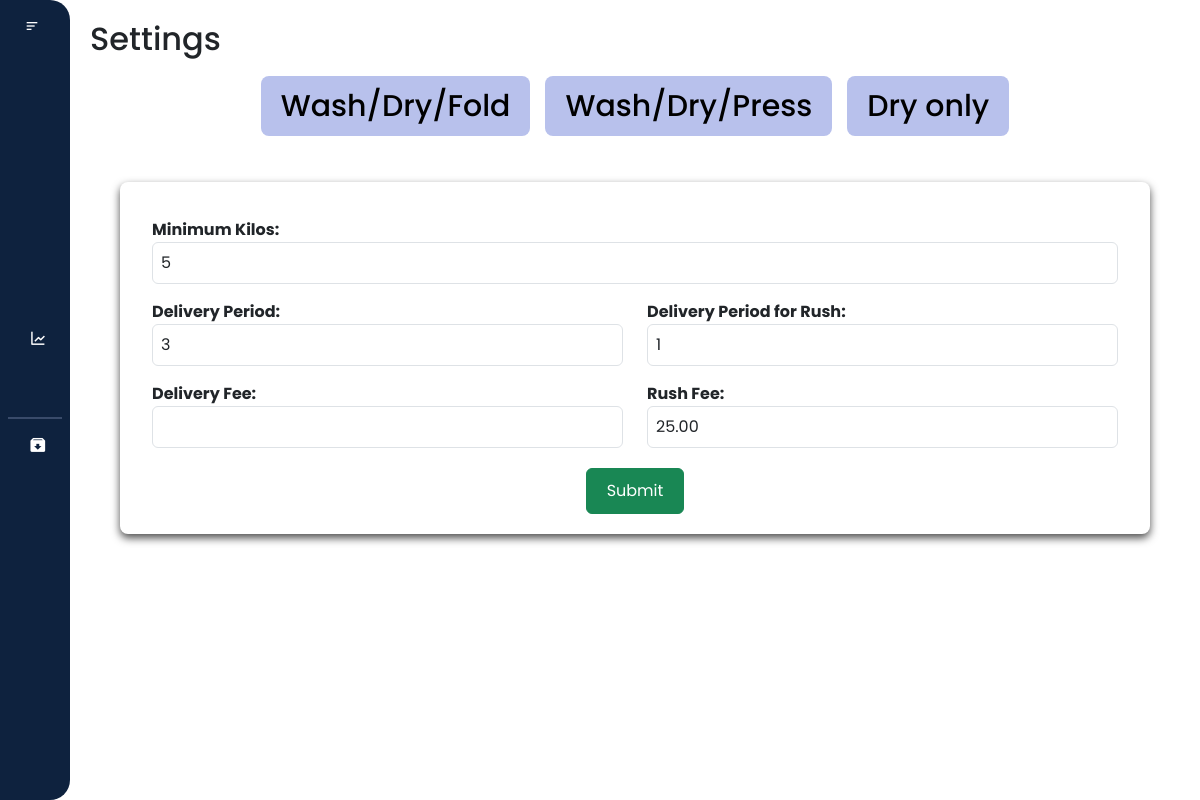
Screenshot of /laundry_system/main/settings/settings.php (signed in) with the database file from the repository.
### tables this page shows
CREATE TABLE `settings` (
  `setting_id` int(100) NOT NULL,
  `min_kilos` int(100) NOT NULL,
  `max_kilos` int(100) NOT NULL,
  `delivery_day` int(8) NOT NULL,
  `rush_delivery_day` int(100) NOT NULL
);

CREATE TABLE `service_option_price` (
  `option_price_id` int(255) NOT NULL,
  `option_id` int(255) NOT NULL,
  `d_categoryID` int(255) NOT NULL,
  `service_option_type` varchar(100) NOT NULL,
  `price` decimal(65,2) NOT NULL
);

### laundry_system/main/settings/settings.php (the view, shortened to what this page needs)
<?php
$user_role = $_SESSION['user_role'];
$conn = new mysqli('localhost', 'root', '', 'laundry_db');
$sql = "SELECT min_kilos, delivery_day, rush_delivery_day FROM settings";
$result = mysqli_query($conn, $sql);
$row = mysqli_fetch_assoc($result);
$sqlServiceOption = "SELECT price FROM service_option_price WHERE service_option_type = 'Delivery'";
$resultDelivery = mysqli_query($conn, $sqlServiceOption);
$rowDelivery = mysqli_fetch_assoc($resultDelivery);
$delivery_charge = $rowDelivery['price'];
$sqlServiceOption = "SELECT price FROM service_option_price WHERE service_option_type = 'Rush'";
$resultPickup = mysqli_query($conn, $sqlServiceOption);
$rowPickup = mysqli_fetch_assoc($resultPickup);
$rush_charge = $rowPickup['price'];
$minimum_kilos = $row['min_kilos'];
$delivery_day = $row['delivery_day'];
$rush_delivery_day = $row['rush_delivery_day'];
?>
<!DOCTYPE html>
<html lang="en">
<head>
    <link rel="stylesheet" href="https://cdn.jsdelivr.net/npm/bootstrap@5.3.3/dist/css/bootstrap.min.css">
    <link rel="stylesheet" href="settings.css">
    <link href="https://cdn.lineicons.com/4.0/lineicons.css" rel="stylesheet" />
    <link href='https://unpkg.com/boxicons@2.1.4/css/boxicons.min.css' rel='stylesheet'>
</head>
<body>
    <div class="wrapper">
    <aside id="sidebar">
            <div class="d-flex">
                <button id="toggle-btn" type="button">
                    <i class="bx bx-menu-alt-left"></i>
                </button>
            </div>
            <ul class="sidebar-nav">
                <li class="sidebar-item">
                    <a href="/laundry_system/main/dashboard/dashboard.php" class="sidebar-link">
                    </a>
                </li>
                <li class="sidebar-item">
                    <a href="/laundry_system/main/my_profile/profile.php" class="sidebar-link">
                    </a>
                </li>
                <?php if ($user_role === 'admin') : ?>
                    <li class="sidebar-item">
                        <a href="/laundry_system/main/users/users.php" class="sidebar-link">
                        </a>
                    </li>
                    <li class="sidebar-item">
                        <a href="/laundry_system/main/records/records.php" class="sidebar-link has-dropdown collapsed" data-bs-toggle="collapse"
                            data-bs-target="#records" aria-expanded="false" aria-controls="records">
                        </a>
                    </li>
                <?php endif; ?>
                <li class="sidebar-item">
                    <a href="/laundry_system/main/transaction/transaction.php" class="sidebar-link">
                    </a>
                </li>
                <li class="sidebar-item">
                    <a href="/laundry_system/main/sales_report/report.php" class="sidebar-link">
                        <i class='bx bx-line-chart'></i>
                    </a>
                </li>
                    <?php if ($user_role === 'admin') : ?>
                    <li class="sidebar-item">
                        <a href="/laundry_system/main/settings/settings.php" class="sidebar-link">
                        </a>
                    </li>
                    <hr style="border: 1px solid #b8c1ec; margin: 8px">
                    <li class="sidebar-item">
                        <a href="/laundry_system/main/archived/archive_users.php" class="sidebar-link">
                            <i class='bx bxs-archive-in'></i>
                        </a>
                    </li>
                <?php endif; ?>
            </ul>
            <div class="sidebar-footer">
                <a href="#" id="btn_logout" class="sidebar-link">
                </a>
            </div>
        </aside>
        <div class="main-content">
            <nav>
                <div class="d-flex justify-content-between align-items-center">
                    <h2>Settings</h2>
                </div>
            </nav>
            <div class="buttons">
                <div class="wdf_button">
                    <a href="/laundry_system/main/settings/categ1.php" class="button" id="wdfBtn">Wash/Dry/Fold</a>
                </div>
                <div class="wdp_button">
                    <a href="/laundry_system/main/settings/categ2.php" class="button" id="wdpBtn">Wash/Dry/Press</a>
                </div>
                <div class="dry_button">
                    <a href="/laundry_system/main/settings/categ3.php" class="button" id="dryBtn">Dry only</a>
                </div>
            </div>
            <div class="form-settings" id="mainForm">
                <form class="form-container" id="settingsForm" method="POST">
                    <div class="row">
                        <div class="col">
                            <label for="min_kilos"><b>Minimum Kilos:</b></label>
                            <input type="number" class="form-control" id="min_kilos" name="min_kilos" value="<?php echo $minimum_kilos ?>">
                        </div>
                    </div>
                    <div class="row">
                        <div class="col">
                             <label for="delivery_date"><b>Delivery Period:</b></label>
                            <input type="number" class="form-control" id="delivery_day" name="delivery_day" value="<?php echo $delivery_day ?>">
                        </div>
                        <div class="col">
                            <label for="rush_delivery_day"><b>Delivery Period for Rush:</b></label>
                            <input type="number" class="form-control" id="rush_delivery_day" name="rush_delivery_day" value="<?php echo $rush_delivery_day?>">
                        </div>
                    </div>
                    <div class="row">
                        <div class="col">
                            <label for="delivery_charge"><b>Delivery Fee: </b></label>
                            <input type="number" class="form-control" id="delivery_charge" name="delivery_charge" value="<?php echo $delivery_charge ?>">
                        </div>
                        <div class="col">
                            <label for="rush_charge"><b>Rush Fee:</b></label>
                            <input type="number" class="form-control" id="rush_charge" name="rush_charge" value="<?php echo $rush_charge ?>">
                        </div>
                    </div>
                    <button type="submit" class="btn btn-success" id="submit_btn" name="submit">Submit</button>
                </form>
            </div>
         </div>
    </div>
</body>
</html>

### laundry_system/main/settings/settings.css (style rules this page uses)
* { margin: 0; padding: 0; font-family: "Poppins", sans-serif; box-sizing: border-box; }
html { scroll-behavior: smooth; }
a { text-decoration: none; }
li { list-style: none; }
.wrapper { display: flex; width: 100%; height: 100vh; }
#sidebar { display: flex; width: 70px; min-width: 70px; z-index: 1000; transition: all 0.25s ease-in-out; flex-direction: column; background-color: #0e223e; border-radius: 0 20px 20px 0; }
#toggle-btn { background-color: transparent; cursor: pointer; border: 0; padding: 1rem 1.5rem; }
#toggle-btn i { font-size: 1.5 rem; color: #fff; }
.sidebar-nav { padding: 2rem 0; flex: 1 1 auto; }
a.sidebar-link { padding: 0.625rem 1.625rem; color: #fff; display: block; font-size: 0.9rem; white-space: nowrap; border-left: 3px solid transparent; text-decoration: none; }
.sidebar-link i { font-size: 1.1rem; margin-right: 0.75rem; }
.sidebar-item { position: relative; }
.main-content { flex: 1; overflow-y: auto; padding: 20px; transition: margin-left 0.5s ease; }
.buttons { display: flex; flex-direction: row; gap: 15px; flex-wrap: wrap; justify-content: center; margin-top: 10px; }
.button { display: inline-flex; align-items: center; justify-content: center; height: 60px; padding: 10px 20px; background-color: #b8c1ec; color: #000; text-align: center; text-decoration: none; border-radius: 8px; font-size: 30px; font-weight: 500; margin: 0; gap: 10px; }
.form-settings { display: flex; justify-content: center; align-items: center; margin-top: 1rem; padding: 30px; }
.form-container { background-color: white; padding: 20px; border-radius: 8px; align-items: center; box-shadow: 0 4px 8px rgba(0, 0, 0, 0.7); width: 100%; gap: 10px; grid-template-columns: 1fr 1fr 1fr 1fr 1fr 1fr 1fr 1fr; }
.form-container .row { margin: 1rem 0; }
.form-container label { margin-right: 10px; text-align: right; font-size: 16px; }
.form-container input { width: 100%; padding: 8px; font-size: 16px; }
#submit_btn { margin-top: 20px; padding: 10px 20px; font-size: 16px; display: block; grid-column: 1 / -1; margin-left: auto; margin-right: auto; border-radius: 6px; }

### rows the page displays
settings: min_kilos "5", delivery_day "3", rush_delivery_day "1"
service_option_price: rush_charge "25.00"
